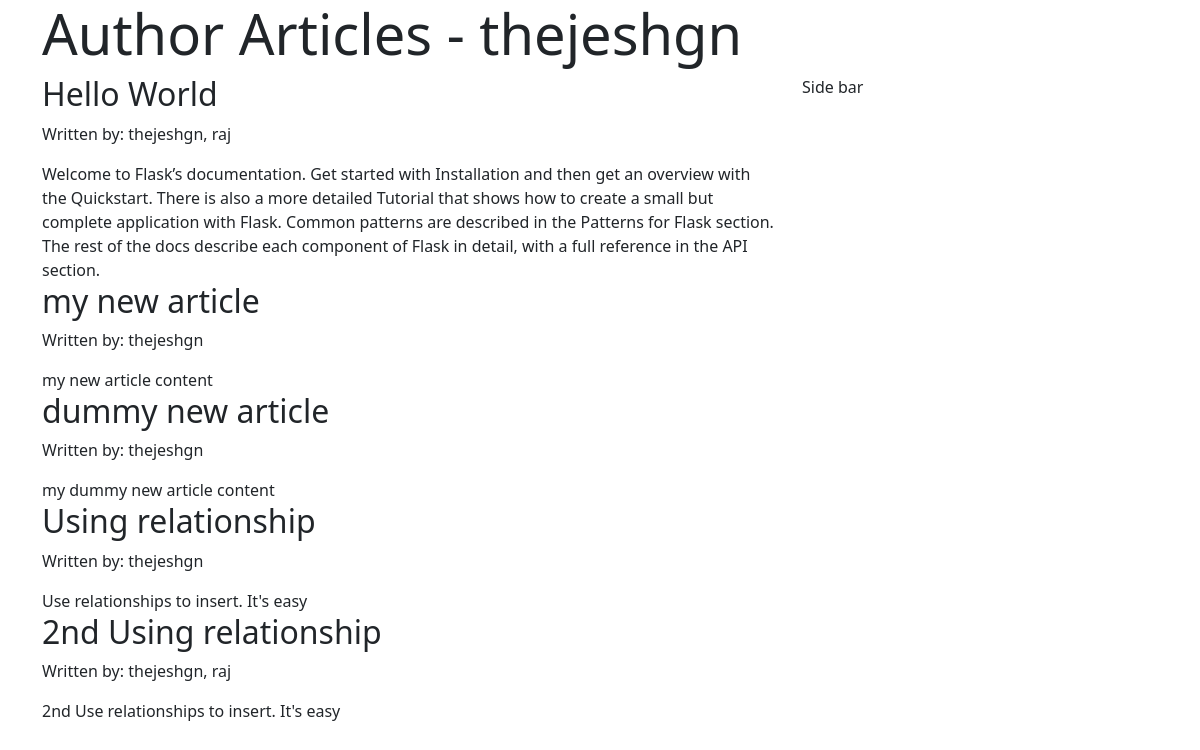
The page /articles_by/thejeshgn on the database its author committed.
### application/models.py (models this page shows)
class Article(db.Model):
    __tablename__ = 'article'
    article_id = db.Column(db.Integer, primary_key=True, autoincrement=True)
    title = db.Column(db.String)
    content = db.Column(db.String)
    authors = db.relationship("User", secondary="article_authors")

class User(db.Model):
    __tablename__ = 'user'
    user_id = db.Column(db.Integer, autoincrement=True, primary_key=True)
    username = db.Column(db.String, unique=True)
    email = db.Column(db.String, unique=True)

### application/controllers.py (the view)
@app.route("/articles_by/<user_name>", methods=["GET", "POST"])
def articles_by_author(user_name):
    articles = Article.query.filter(Article.authors.any(username=user_name))
    return render_template("articles_by_author.html", articles=articles, username=user_name)

### templates/articles_by_author.html (shortened to what this page needs)
<!DOCTYPE html>
<html>
    <head>
        <link rel="stylesheet" type="text/css" href="{{ url_for('static', filename='bootstrap/css/bootstrap.min.css') }}"/>
        <link rel="stylesheet" type="text/css" href="{{ url_for('static', filename='style.css') }}"/>
    </head>
    <body>
        <div class="container">
            <div class="jumbotron">
                <h1 class="display-4">Author Articles - {{username}}</h1>
            </div>
            <div class="row">
                <div class="col-md-8">
                    {% for article in articles %}
                        <div>
                            <h2>{{ article["title"]}}</h2>
                            <p>Written by:
                                {% for author in article["authors"] %}
                                    {{ author["username"] }}{% if not loop.last %},{% endif %}
                                {% endfor %}
                            </p>
                            <div>
                                {{ article["content"]}}
                            </div>
                        </div>
                    {% endfor %}
                </div>
                <div class ="col-md-4">
                    Side bar
                </div>
            </div>
        </div>
    </body>
</html>

### rows shown on the page
Article: title "Hello World", content "Welcome to Flask’s documentation. Get started with Installation and then get an overview with the Quickstart. There is also a more detailed Tutorial that shows how to create a small but complete application with Flask. Common patterns are described in the Patterns for Flask section. The rest of the docs describe each component of Flask in detail, with a full reference in the API section."
User: username "thejeshgn"
User: username "raj"
Article: title "my new article", content "my new article content"
Article: title "dummy new article", content "my dummy new article content"
Article: title "Using relationship", content "Use relationships to insert. It's easy"
Article: title "2nd Using relationship", content "2nd Use relationships to insert. It's easy"
